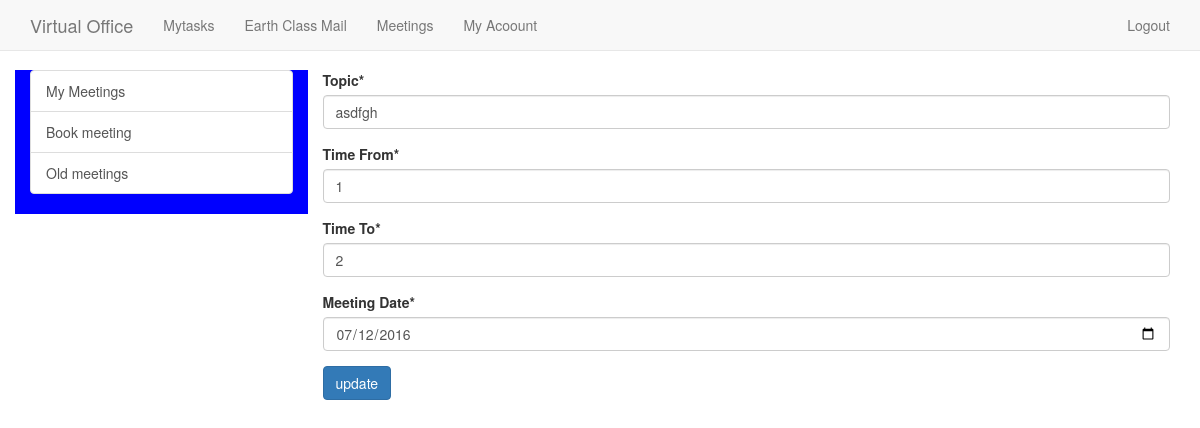
/meetings/asdfgh2/update/ (signed in), run on the app's committed database.
### meetings/models.py (models this page shows, shortened)
class Meets(models.Model):
	TO = models.ForeignKey(User,on_delete=models.CASCADE)
	Topic = models.CharField(max_length=50)
	slug = models.SlugField(null=True, blank=True)
	deletee = models.BooleanField(default=False)
	Time_From = models.IntegerField()
	Time_To = models.IntegerField()
	Meeting_Date = models.DateField()
	timestamp = models.DateTimeField(auto_now_add=True, auto_now=False)
	updated = models.DateTimeField(auto_now_add=False, auto_now= True)
	objects = MeetsManager()
	class Meta:
		ordering = ['-Meeting_Date']
		unique_together = ('Time_From', 'Meeting_Date','Time_To')

### meetings/views.py (the view)
# urls.py: url(r'^(?P<slug>[-\w]+)/update/$',views.Updatemeet.as_view(),name='Updatemeet'),
@method_decorator(login_required,name='dispatch')
class Updatemeet(generic.UpdateView):
	form_class = MeetsForm
	template_name_suffix='update'
	model = Meets

### meetings/forms.py (shortened to what this page needs)
class MeetsForm(forms.ModelForm):
	class Meta:
		model=Meets
		fields = ['Topic','Time_From','Time_To','Meeting_Date']
		widgets = {
            'Meeting_Date': DateInput(),
        }
	'''
	def clean(self):
		g = self.cleaned_data.get('Time_To')
		d = self.cleaned_data['Meeting_Date']
		try :
			obj = Meets.objects.filter(Meeting_Date = d)
			for i in obj:
				x= i.Time_From
				y= i.Time_To
				if x<g<y:
					raise forms.ValidationError("select other date or slot time as there is slot for the session %s %s" %(x,y))
		except Meets.DoesNotExist:
			return g
	'''
	'''
	def Your_Message(self):
		f= self.cleaned_data.get('Your_Message')
		if not f:
			raise forms.ValidationError(" select your mail massege")
		if not f.name.endswith('.pdf'):
			raise forms.ValidationError(" please select pdf file ")
		return f
	'''

### meetings/models.py (called while the page is built)
	def get_queryset(self):
		return MeetsQueryset(self.model, using=self._db)

### meetings/templates/meetings/meetsupdate.html (shortened to what this page needs)
{% extends 'basemain.html' %}
{% load crispy_forms_tags %}
{% block content%}
<div class="row">
	{% include 'meetings/meetside.html'%}
	<div class="col-md-9 col-sm-6">
		<form method ='POST'>{%csrf_token%}
			{{form|crispy}}
			<input class='btn btn-primary' type='submit' value='update' />
		</form>
	</div>
</div>
{%endblock%}

### basic/static/css/navbar-fixed-top.css (style rules this page uses)
body { min-height: 2000px; padding-top: 70px; }

### data on the page
Meets: Topic "asdfgh", Time_From "1", Time_To "2", Meeting_Date "07/12/2016"
